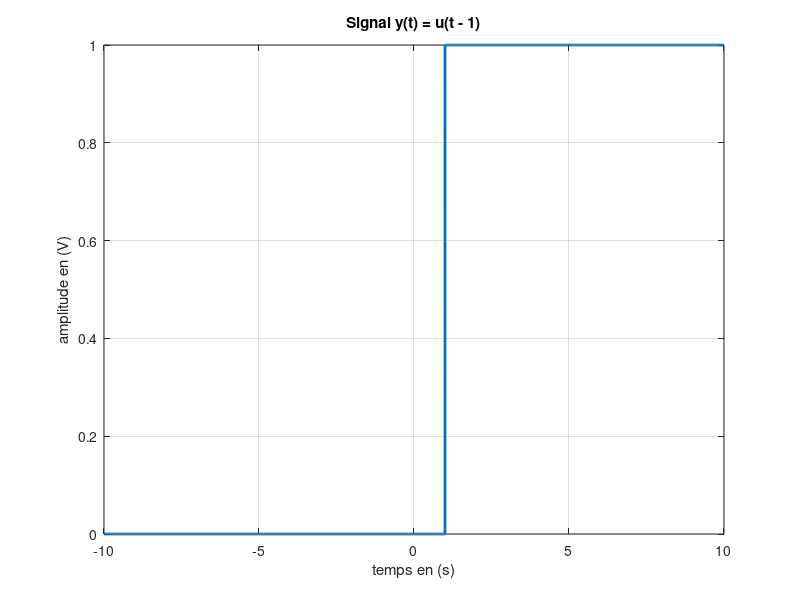

Reproduce this figure in MATLAB.
t = -10:1/1000:10;        
y = zeros(size(t));      
y(t >= 1) = 1;           

figure(4);
plot(t, y, 'LineWidth', 2);
grid on;
xlabel('temps en (s)');
ylabel('amplitude en (V)');
title('Signal y(t) = u(t - 1)');
